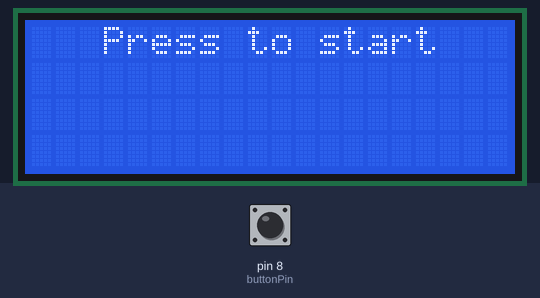
A sketch run on a simulated Arduino Uno, built with avr-gcc and run on an emulated ATmega328P. Parts: 20×4 character LCD. The inputs (shaded band) are chosen by the test bench; at power-on: pin 8 (buttonPin) LOW. Random numbers use the default seed unless the sketch sets one.

Above: at 1.3 s.
1.4 s: pin 8 (buttonPin) pulled HIGH for 0.15 s
At 1.8 s:
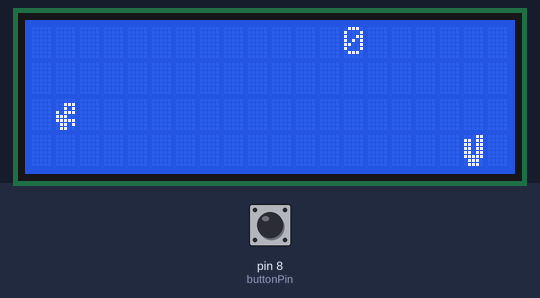
4.5 s: pin 8 (buttonPin) pulled HIGH for 1 s
At 4.9 s:
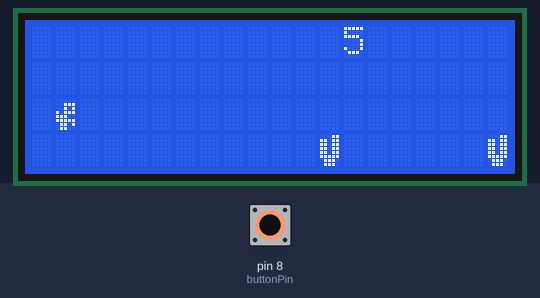
8.5 s: pin 8 (buttonPin) pulled HIGH for 1 s
At 10.9 s:
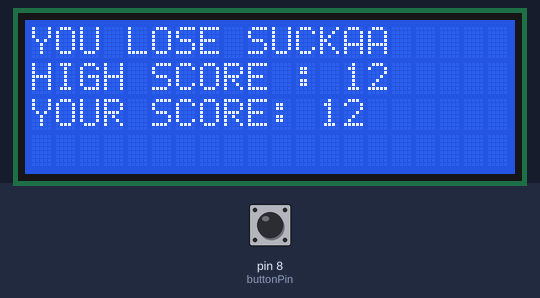
Timing chart, 0 to 12.4 s (numbered marks = the images above; inputs shaded):
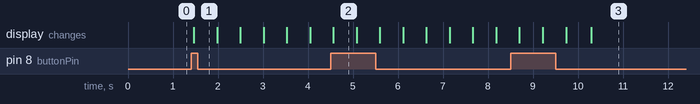

Measured:
- after the input at 1.4 s, the display: changes after 0.06 s (image 1)
- what the display in image 2 shows lasts 0.5 s, from 4.6 s to 5.1 s

The sketch:

dinogame.ino
```cpp
#include<Wire.h>
#include<LiquidCrystal_I2C.h>

LiquidCrystal_I2C lcd(0X27, 20, 4);

boolean dinoOnGround = true;
//declare a boolean to check if the dino is in the ground

int buttonPin = 8;

int buttonState = 0;
// a token variable to check the state of the button

int highScore = 0;

boolean playState = false;
//the game starts only when this becomes true
// This is a common method used in coding games


int score = 0;
int g = 3;


//bitmap array for the dino character
byte dino [8]
{ B00000,
  B00111,
  B00101,
  B10111,
  B11100,
  B11111,
  B01101,
  B01100,
};

//character for the tree
byte tree [8]
{
  B00011,
  B11011,
  B11011,
  B11011,
  B11011,
  B11111,
  B01110,
  B01110
};


void setup() {
  lcd.init();
  lcd.clear();
  lcd.backlight();
  lcd.begin(20, 4);
  lcd.createChar(7, dino);
  lcd.createChar(6, tree);
  pinMode(buttonPin, INPUT);


}

void loop() {

  lcd.clear();

  // at the start, check is playState is true or false
  if (!playState) {
    lcd.setCursor(3, 0);
    lcd.print("Press to start");
    //When it is false, print the starting instruction

    if (digitalRead(buttonPin) == HIGH) //Read the button
    {
      playState = true;
      // when button pushed, make playState true
    }

  }

  // when playState is true, call the startGame function
  if (playState)
  {
    startGame();
  }

  delay(100);
}
// the loop function ends here


// when playState is true, startGame function is called

void startGame() {

  lcd.clear();

  //Generate two random distances for the gap between the trees
  int t = 19 + random(4, 9);
  int q = 19 + random(4, 9) + random(4, 9);
  // this for loop is to make the trees move
  for (int i = 19; i--;) {

    lcd.setCursor(13, 0);
    lcd.print(score);  // print the score

    int state = digitalRead(buttonPin);
    // Read the push button


    if (state == HIGH)
    {
      buttonState = 1;


    }
    else if (state == LOW)
    {
      buttonState = 0;
    }

    //when the button is pushed, print the dino on the upper

    if (buttonState == 1) {
      lcd.setCursor(1, 2); // row and set dinoOnGround to false
      lcd.write(7);
      lcd.setCursor(1, 3);
      lcd.print(" ");
      dinoOnGround = false;


    }
    else {                         // When the button is not pushed
      lcd.setCursor(1, 3);    // print the dino on the lower row
      lcd.write(7);               // and set dinoOnGround to true
      lcd.setCursor(1, 2);
      lcd.print(" ");
      dinoOnGround = true;
    }


    // This prints the trees so that it moves with the for loop
    //  Tree 1
    lcd.setCursor(0, g);
    lcd.print(" ");
    lcd.setCursor(i, g);
    lcd.write(6);
    lcd.setCursor(i + 1, g);
    lcd.print(" ");

    // Tree 2
    lcd.setCursor(t, g);
    lcd.write(6);
    lcd.setCursor(t + 1, g);
    lcd.print(" ");


    // Tree 3
    if(q>=19){
    lcd.setCursor(0,0);
    lcd.print(" ");
    }
    else{
    lcd.setCursor(q, g);
    lcd.write(6);
    lcd.setCursor(q + 1, g);
    lcd.print(" ");
    }


    //When the trees reaches the starting point
    if (i == 0) {
      i = 19;
    }
    if (t == 0) {
      t = 19 + random(4, 9);
    }
    if (q == 0) {
      q = 19 + random(4, 9) + random(4, 9);
    }
    // they are taken to the end and set up randomly once more
    t--;
    q--;
    /*  Now check if the position of the trees
          and that of the dino coincides, but we
          only need to do this if the dino is in the ground.

         Use the dinoOnGround variable and check if the
         condition is satisfied. If so the game is over
    */


    if (i == 1 && (dinoOnGround == true))
    {
      lcd.clear();             // instructions for the game over screen
      lcd.print("YOU LOSE SUCKAA");
      if (score > highScore) {
        highScore = score;

      }
      lcd.setCursor(0, 1);
      lcd.print("HIGH SCORE : ");
      lcd.print(highScore);
      lcd.setCursor(0, 2);
      lcd.print("YOUR SCORE: ");
      lcd.print(score);
      playState = false;  //Set the playState as false so it goes to the
      delay(5000);         // start screen after the game is over
      score = 0;
      break;
    }
    else if (t == 1 && (dinoOnGround == true))
    {
      lcd.clear();
      lcd.print("YOU LOSE SUCKAA");
      if (score > highScore) {
        highScore = score;
      }
      lcd.setCursor(0, 1);
      lcd.print("HIGH SCORE : ");
      lcd.print(highScore);
      lcd.setCursor(0, 2);
      lcd.print("YOUR SCORE: ");
      lcd.print(score);
      playState = false;
      delay(5000);
      score = 0;
      break;
    }
    else if (q == 1 && (dinoOnGround == true))
    {
      lcd.clear();
      lcd.print("YOU LOSE SUCKAA");
      if (score > highScore) {
        highScore = score;

      }
      lcd.setCursor(0, 1);
      lcd.print("HIGH SCORE : ");
      lcd.print(highScore);
      lcd.setCursor(0, 2);
      lcd.print("YOUR SCORE: ");
      lcd.print(score);

      playState = false;
      delay(5000);
      score = 0;
      break;
    }
    if (dinoOnGround == true) {
      score++;
    }
    // increase the score variable for every run of the loop

    delay(500);

  }

}
```
